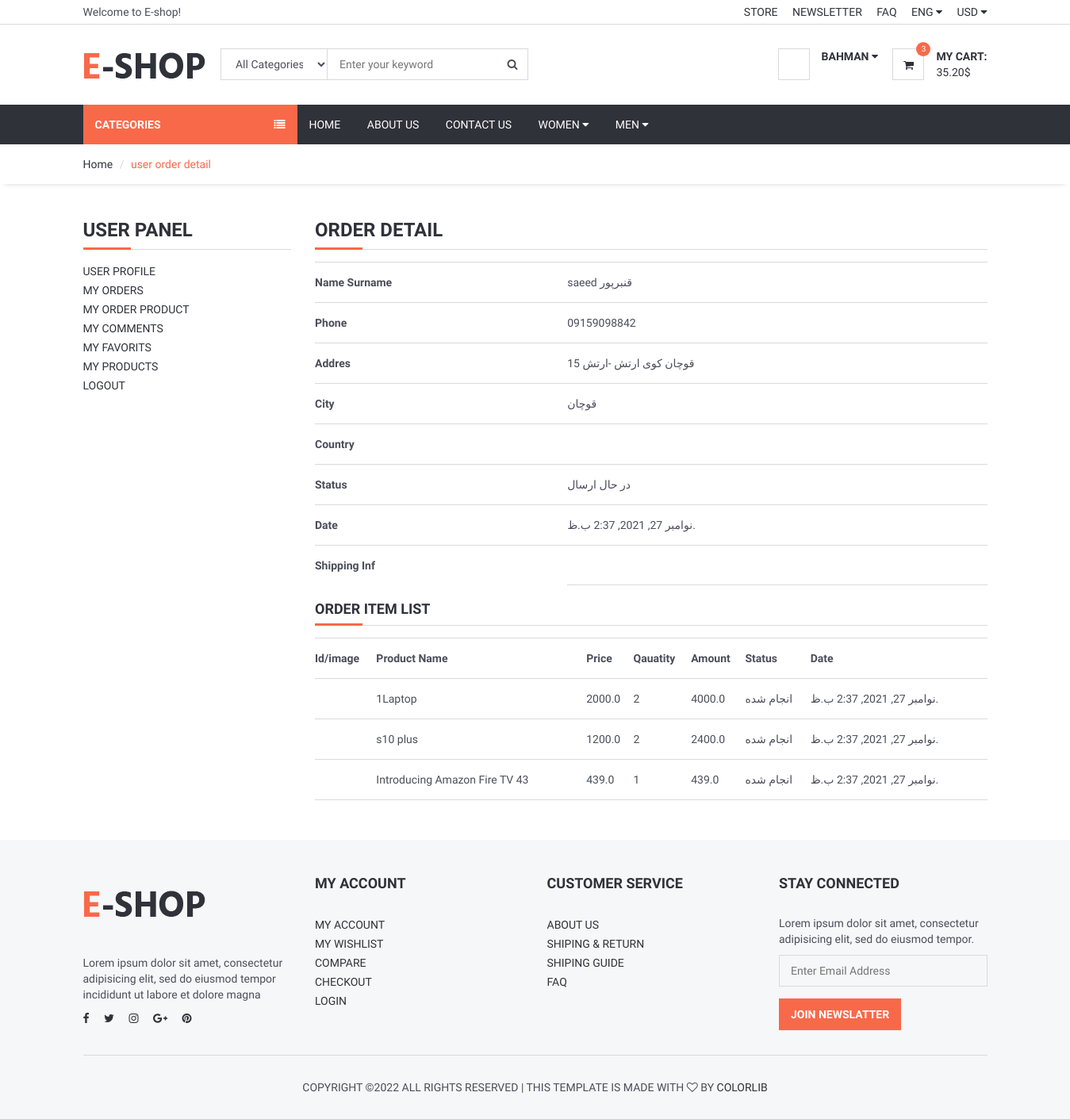
Page /user/orderdetail/1 (signed in) on the committed database.
### eshop_Order/models.py (models this page shows, shortened)
class Order(models.Model):
    STATUS = (
        ('جدید', 'جدید'),
        ('انجام شده', 'انجام شده'),
        ('در حال آماده سازی', 'در حال آماده سازی'),
        ('در حال ارسال', 'در حال ارسال'),
        ('تحویل مرسوله به مشتری', 'تحویل مرسوله به مشتری'),
        ('کنسل شده', 'کنسل شده'),
    )
    user = models.ForeignKey(User, on_delete=models.SET_NULL, null=True,verbose_name='کاربر ')
    code = models.CharField(max_length=10, editable=False,verbose_name='کد رهگیری محصول ' )
    first_name = models.CharField(max_length=10,verbose_name='نام ')
    last_name = models.CharField(max_length=10,verbose_name=' نام خانوادگی')
    phone = models.CharField(blank=True, max_length=20,verbose_name='همراه ')
    address = models.CharField(blank=True, max_length=150,verbose_name='آدرس ')
    city = models.CharField(blank=True, max_length=20,verbose_name=' شهر ')
    country = models.CharField(blank=True, max_length=20,verbose_name=' کشور ')
    total = models.FloatField(verbose_name='مجموعه خرید')
    status=models.CharField(max_length=25,choices=STATUS,default='New',verbose_name='وضعیت محصول ')
    ip = models.CharField(blank=True, max_length=20,verbose_name='شناسه آی پی ')
    adminnote = models.CharField(blank=True, max_length=100,verbose_name='یاداشت مدیر ')
    create_at=models.DateTimeField(auto_now_add=True,verbose_name='تاریخ ایجاد ')
    update_at=models.DateTimeField(auto_now=True,verbose_name='تاریخ اپدیت ')
    class Meta:
        verbose_name = 'سفارش'
        verbose_name_plural = 'بخش سفارش'

class OrderProduct(models.Model):
    STATUS = (
        ('جدید', 'جدید'),
        ('انجام شده', 'انجام شده'),
        ('کنسل شده', 'کنسل شده'),
    )
    order = models.ForeignKey(Order, on_delete=models.CASCADE,verbose_name='سفارش مربوط ')
    user = models.ForeignKey(User, on_delete=models.CASCADE,verbose_name='کاربر سفارش دهنده ')
    product = models.ForeignKey(Product, on_delete=models.CASCADE,verbose_name='محصول سفارش داده شده ')
    quantity = models.IntegerField(verbose_name='تعداد ')
    price = models.FloatField(verbose_name='قیمت ')
    amount = models.FloatField(verbose_name='مقدار محصول')
    status = models.CharField(max_length=20, choices=STATUS, default='New',verbose_name='وضعیت سفارش محصول ')
    create_at = models.DateTimeField(auto_now_add=True,verbose_name='تاریخ ایجاد ')
    update_at = models.DateTimeField(auto_now=True,verbose_name='تاریخ اپدیت ')
    class Meta:
        verbose_name = 'سفارش محصول'
        verbose_name_plural = 'بخش سفارش محصول'

### eshop_product/models.py (models this page shows, shortened)
class Product(models.Model):
    STATUS = (
        ('فعال','فعال'),
        ('غیر فعال','غیر فعال'),
    )
    category=models.ForeignKey(Category,on_delete=models.CASCADE,verbose_name='زیر مجموعه ') #many to one Relation with  Category
    title=models.CharField(max_length=150,verbose_name='عنوان ')
    keyword=models.CharField(max_length=255,verbose_name='کلمه کلیدی ')
    description=models.TextField(max_length=255,verbose_name='توضیح کوتاه ')
    image=models.ImageField(upload_to='images/',null=False,verbose_name='تصویر محصول ')
    price=models.DecimalField(max_digits=12,decimal_places=2,default=0,verbose_name='قیمت محصول ')
    amount=models.IntegerField(default=0,verbose_name='تعداد موجودی محصول ')
    min_amount=models.IntegerField(default=1,verbose_name='حداقل موجودی محصول ')
    slug=models.SlugField(null=False,unique=True,verbose_name='آدرس اسلاگ ')
    details=RichTextUploadingField(verbose_name='جزئیات محصول ')
    status=models.CharField(max_length=10,choices=STATUS,verbose_name='وضعیت محصول ')
    create_at=models.DateTimeField(auto_now_add=True,verbose_name='تاریخ ثبت ')
    update_at=models.DateTimeField(auto_now=True,verbose_name='تاریخ آپدیت ')
    class Meta:
        verbose_name='محصول'
        verbose_name_plural='محصولات'
    def image_tag(self):
        return mark_safe('<img src="{}" height="50"/>'.format(self.image.url))
    image_tag.short_description = 'image'

### eshop_User/views.py (the view)
# urls.py: path('orderdetail/<int:id>', views.user_orderdetail, name='user_orderdetail'),
@login_required(login_url='/login') # Check login
def user_orderdetail(request,id):
    category= Category.objects.all()
    current_user= request.user
    order = Order.objects.get(user_id=current_user.id, id=id)
    orderItems=OrderProduct.objects.filter(order_id=id)
    context={
        'category':category,
        'order':order,
        'orderItems':orderItems
    }
    return render(request,'user_order_detail.html',context)

### eshop_User/templates/user_order_detail.html (shortened to what this page needs)
{% extends 'shared/homebase.html' %}
{% block sidebar %} {% include 'shared/sidebar.html' %} {% endblock %}
{% block content %}
    <div id="breadcrumb">
        <div class="container">
            <ul class="breadcrumb">
                <li><a href="/">Home</a></li>
                <li class="active">user order detail</li>
            </ul>
        </div>
    </div>
    <div class="section">
        <div class="container">
            <div class="row">
                <div class="col-md-3">
                    {% include "user_panel.html" %}
                </div>
                <div class="col-md-9">
                    <div class="order-summary clearfix">
                        <div class="section-title">
                            <h3 class="title">Order detail</h3>
                        </div>
                        <table class="shopping-cart-table table">
                            <tr>
                                <th class="text-left">Name Surname</th>
                                <td class="text-left">{{ order.first_name }} {{ order.last_name }} </td>
                            </tr>
                            <tr>
                                <th class="text-left">Phone</th>
                                <td class="text-left">{{ order.phone }}</td>
                            </tr>
                            <tr>
                                <th class="text-left">Addres</th>
                                <td class="text-left">{{ order.address }}</td>
                            </tr>
                            <tr>
                                <th class="text-left">City</th>
                                <td class="text-left">{{ order.city }}</td>
                            </tr>
                            <tr>
                                <th class="text-left">Country</th>
                                <td class="text-left">{{ order.country }}</td>
                            </tr>
                            <tr>
                                <th class="text-left">Status</th>
                                <td class="text-left">{{ order.status }}</td>
                            </tr>
                            <tr>
                                <th class="text-left">Date</th>
                                <td class="text-left">{{ order.create_at }}</td>
                            </tr>
                            <th class="text-left">Shipping Inf</th>
                            <td class="text-left">{{ order.adminnote }}</td>
                        </table>
                        <div class="section-title">
                            <h4 class="title">Order Item List</h4>
                        </div>
                        <table class="shopping-cart-table table">
                            <tr>
                                <th class="text-left">Id/image</th>
                                <th class="text-left">Product Name</th>
                                <th class="text-left">Price</th>
                                <th class="text-left">Qauatity</th>
                                <th class="text-left">Amount</th>
                                <th class="text-left">Status</th>
                                <th class="text-left">Date</th>
                            </tr>
                            {% for rs in orderItems %}
                                <tr>
                                    <td class="text-left">
                                    </td>
                                    <td class="text-left">{{ rs.product.title }} </td>
                                    <td class="text-left">{{ rs.price }} </td>
                                    <td class="text-left">{{ rs.quantity }} </td>
                                    <td class="text-left">{{ rs.amount }} </td>
                                    <td class="text-left">{{ rs.status }} </td>
                                    <td class="text-left">{{ rs.create_at }} </td>
                                </tr>
                            {% endfor %}
                        </table>
                    </div>
                </div>
            </div>
        </div>
    </div>
{% endblock %}

### templates/shared/header.html (shortened to what this page needs)
{% load static %}
<header>
    <div id="top-header">
        <div class="container">
            <div class="pull-left">
                <span>Welcome to E-shop!</span>
            </div>
            <div class="pull-right">
                <ul class="header-top-links">
                    <li><a href="#">Store</a></li>
                    <li><a href="#">Newsletter</a></li>
                    <li><a href="/faq">FAQ</a></li>
                    <li class="dropdown default-dropdown">
                        <a class="dropdown-toggle" data-toggle="dropdown" aria-expanded="true">ENG <i
                                class="fa fa-caret-down"></i></a>
                    </li>
                    <li class="dropdown default-dropdown">
                        <a class="dropdown-toggle" data-toggle="dropdown" aria-expanded="true">USD <i
                                class="fa fa-caret-down"></i></a>
                    </li>
                </ul>
            </div>
        </div>
    </div>
    <div id="header">
        <div class="container">
            <div class="pull-left">
                <div class="header-logo">
                    <a class="logo" href="/">
                        <img src="{% static '' %}./img/logo.png" alt="">
                    </a>
                </div>
                <div class="header-search">
                    <form action="/search/" method="post">
                        <input id="query" name="query" class="input search-input" type="text"
                               placeholder="Enter your keyword">
                        <select name="catid" class="input search-categories">
                            <option value="0">All Categories</option>
                            {% load mptt_tags %}
                        </select>
                        <button class="search-btn"><i class="fa fa-search"></i></button>
                    </form>
                </div>
            </div>
            <div class="pull-right">
                <ul class="header-btns">
                    <li class="header-account dropdown default-dropdown">
                        {% if user.id is not None %}
                            <div class="dropdown-toggle" role="button" data-toggle="dropdown" aria-expanded="true">
                                <div class="header-btns-icon">
                                </div>
                                <strong class="text-uppercase">{{ user.first_name }} <i
                                        class="fa fa-caret-down"></i></strong>
                            </div>
                        {% else %}
                            <a href="/login" class="text-uppercase">Login</a> /
                            <a href="/signup" class="text-uppercase">sign up</a>
                        {% endif %}
                    </li>
                    <li class="header-cart dropdown default-dropdown">
                        <a href="/shopcart/">
                            <div class="header-btns-icon">
                                <i class="fa fa-shopping-cart"></i>
                                <span class="qty">3</span>
                            </div>
                            <strong class="text-uppercase">My Cart:</strong>
                            <br>
                            <span>35.20$</span>
                        </a>
                    </li>
                </ul>
            </div>
        </div>
    </div>
</header>

### rows in the picture
Order: first_name "saeed", last_name "قنبرپور", phone "09159098842", address "قوچان کوی ارتش -ارتش 15", city "قوچان", status "در حال ارسال", create_at "نوامبر 27, 2021, 2:37 ب.ظ."
OrderProduct: product "1Laptop", price "2000.0", quantity "2", amount "4000.0", status "انجام شده", create_at "نوامبر 27, 2021, 2:37 ب.ظ."
OrderProduct: product "s10 plus", price "1200.0", quantity "2", amount "2400.0", status "انجام شده", create_at "نوامبر 27, 2021, 2:37 ب.ظ."
OrderProduct: product "Introducing Amazon Fire TV 43", price "439.0", quantity "1", amount "439.0", status "انجام شده", create_at "نوامبر 27, 2021, 2:37 ب.ظ."

### other values in the picture
{{ user.first_name }} "BAHMAN"
